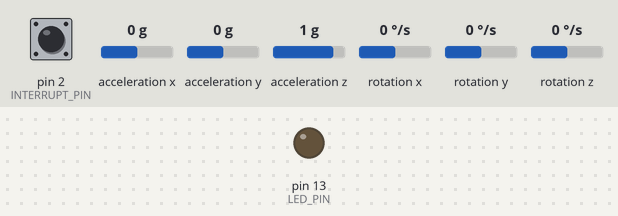
A sketch run on a simulated Arduino Leonardo, built with avr-gcc and run on an emulated ATmega32U4. Shown: output pins drawn as LEDs (lit = HIGH). The test bench sets the inputs (shaded band); at power-on: pin 2 (INTERRUPT_PIN) LOW, acceleration x 0 g, acceleration y 0 g, acceleration z 1 g, rotation x 0 °/s, rotation y 0 °/s, rotation z 0 °/s. The ROS host is connected and sends only what is stated; the sensor or clock chip raises its interrupt line as the real part does.

Above: at 0.1 s.
At 39.46 s:
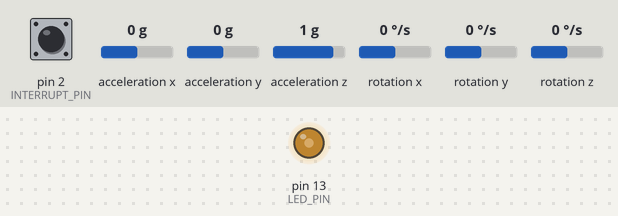
Timing chart, 0 to 40.0 s (numbered marks = the images above):
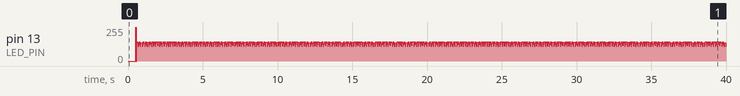

The sketch:

imu_ros.ino
```cpp
// I2C device class (I2Cdev) demonstration Arduino sketch for MPU6050 class using DMP (MotionApps v2.0)
// 6/21/2012 by Jeff Rowberg <jeff@rowberg.net>
// Updates should (hopefully) always be available at https://github.com/jrowberg/i2cdevlib
//
// Changelog:
//      2019-07-08 - Added Auto Calibration and offset generator
//		   - and altered FIFO retrieval sequence to avoid using blocking code
//      2016-04-18 - Eliminated a potential infinite loop
//      2013-05-08 - added seamless Fastwire support
//                 - added note about gyro calibration
//      2012-06-21 - added note about Arduino 1.0.1 + Leonardo compatibility error
//      2012-06-20 - improved FIFO overflow handling and simplified read process
//      2012-06-19 - completely rearranged DMP initialization code and simplification
//      2012-06-13 - pull gyro and accel data from FIFO packet instead of reading directly
//      2012-06-09 - fix broken FIFO read sequence and change interrupt detection to RISING
//      2012-06-05 - add gravity-compensated initial reference frame acceleration output
//                 - add 3D math helper file to DMP6 example sketch
//                 - add Euler output and Yaw/Pitch/Roll output formats
//      2012-06-04 - remove accel offset clearing for better results (thanks Sungon Lee)
//      2012-06-01 - fixed gyro sensitivity to be 2000 deg/sec instead of 250
//      2012-05-30 - basic DMP initialization working

/* ============================================
I2Cdev device library code is placed under the MIT license
Copyright (c) 2012 Jeff Rowberg

Permission is hereby granted, free of charge, to any person obtaining a copy
of this software and associated documentation files (the "Software"), to deal
in the Software without restriction, including without limitation the rights
to use, copy, modify, merge, publish, distribute, sublicense, and/or sell
copies of the Software, and to permit persons to whom the Software is
furnished to do so, subject to the following conditions:

The above copyright notice and this permission notice shall be included in
all copies or substantial portions of the Software.

THE SOFTWARE IS PROVIDED "AS IS", WITHOUT WARRANTY OF ANY KIND, EXPRESS OR
IMPLIED, INCLUDING BUT NOT LIMITED TO THE WARRANTIES OF MERCHANTABILITY,
FITNESS FOR A PARTICULAR PURPOSE AND NONINFRINGEMENT. IN NO EVENT SHALL THE
AUTHORS OR COPYRIGHT HOLDERS BE LIABLE FOR ANY CLAIM, DAMAGES OR OTHER
LIABILITY, WHETHER IN AN ACTION OF CONTRACT, TORT OR OTHERWISE, ARISING FROM,
OUT OF OR IN CONNECTION WITH THE SOFTWARE OR THE USE OR OTHER DEALINGS IN
THE SOFTWARE.
===============================================
*/

//////////////////    ROS    ///////////////////////////
#include <ros.h>
#include <std_msgs/Float32.h>
#include <geometry_msgs/Vector3.h>  //<--delete this if computing power is not enough

ros::NodeHandle  nh;

geometry_msgs::Vector3 pose_msg;    //<--delete this if computing power is not enough
ros::Publisher pose_pub("imu_pose", &pose_msg);   //<--delete this if computing power is not enough

unsigned long previousMillis = 0;
const long interval = 1000;
//////////////////    ROS    ///////////////////////////

// I2Cdev and MPU6050 must be installed as libraries, or else the .cpp/.h files
// for both classes must be in the include path of your project
#include "I2Cdev.h"

#include "MPU6050_6Axis_MotionApps20.h"
//#include "MPU6050.h" // not necessary if using MotionApps include file

// Arduino Wire library is required if I2Cdev I2CDEV_ARDUINO_WIRE implementation
// is used in I2Cdev.h
#if I2CDEV_IMPLEMENTATION == I2CDEV_ARDUINO_WIRE
    #include "Wire.h"
#endif

// class default I2C address is 0x68
// specific I2C addresses may be passed as a parameter here
// AD0 low = 0x68 (default for SparkFun breakout and InvenSense evaluation board)
// AD0 high = 0x69
MPU6050 mpu;
//MPU6050 mpu(0x69); // <-- use for AD0 high

/* =========================================================================
   NOTE: In addition to connection 3.3v, GND, SDA, and SCL, this sketch
   depends on the MPU-6050's INT pin being connected to the Arduino's
   external interrupt #0 pin. On the Arduino Uno and Mega 2560, this is
   digital I/O pin 2.
 * ========================================================================= */

/* =========================================================================
   NOTE: Arduino v1.0.1 with the Leonardo board generates a compile error
   when using Serial.write(buf, len). The Teapot output uses this method.
   The solution requires a modification to the Arduino USBAPI.h file, which
   is fortunately simple, but annoying. This will be fixed in the next IDE
   release. For more info, see these links:

   http://arduino.cc/forum/index.php/topic,109987.0.html
   http://code.google.com/p/arduino/issues/detail?id=958
 * ========================================================================= */


// uncomment "OUTPUT_READABLE_QUATERNION" if you want to see the actual
// quaternion components in a [w, x, y, z] format (not best for parsing
// on a remote host such as Processing or something though)
//#define OUTPUT_READABLE_QUATERNION

// uncomment "OUTPUT_READABLE_EULER" if you want to see Euler angles
// (in degrees) calculated from the quaternions coming from the FIFO.
// Note that Euler angles suffer from gimbal lock (for more info, see
// http://en.wikipedia.org/wiki/Gimbal_lock)
//#define OUTPUT_READABLE_EULER

// uncomment "OUTPUT_READABLE_YAWPITCHROLL" if you want to see the yaw/
// pitch/roll angles (in degrees) calculated from the quaternions coming
// from the FIFO. Note this also requires gravity vector calculations.
// Also note that yaw/pitch/roll angles suffer from gimbal lock (for
// more info, see: http://en.wikipedia.org/wiki/Gimbal_lock)
#define OUTPUT_READABLE_YAWPITCHROLL

// uncomment "OUTPUT_READABLE_REALACCEL" if you want to see acceleration
// components with gravity removed. This acceleration reference frame is
// not compensated for orientation, so +X is always +X according to the
// sensor, just without the effects of gravity. If you want acceleration
// compensated for orientation, us OUTPUT_READABLE_WORLDACCEL instead.
//#define OUTPUT_READABLE_REALACCEL

// uncomment "OUTPUT_READABLE_WORLDACCEL" if you want to see acceleration
// components with gravity removed and adjusted for the world frame of
// reference (yaw is relative to initial orientation, since no magnetometer
// is present in this case). Could be quite handy in some cases.
//#define OUTPUT_READABLE_WORLDACCEL

// uncomment "OUTPUT_TEAPOT" if you want output that matches the
// format used for the InvenSense teapot demo
//#define OUTPUT_TEAPOT


#define INTERRUPT_PIN 2  // use pin 2 on Arduino Uno & most boards
#define LED_PIN 13 // (Arduino is 13, Teensy is 11, Teensy++ is 6)
bool blinkState = false;

// MPU control/status vars
bool dmpReady = false;  // set true if DMP init was successful
uint8_t mpuIntStatus;   // holds actual interrupt status byte from MPU
uint8_t devStatus;      // return status after each device operation (0 = success, !0 = error)
uint16_t packetSize;    // expected DMP packet size (default is 42 bytes)
uint16_t fifoCount;     // count of all bytes currently in FIFO
uint8_t fifoBuffer[64]; // FIFO storage buffer

// orientation/motion vars
Quaternion q;           // [w, x, y, z]         quaternion container
VectorInt16 aa;         // [x, y, z]            accel sensor measurements
VectorInt16 aaReal;     // [x, y, z]            gravity-free accel sensor measurements
VectorInt16 aaWorld;    // [x, y, z]            world-frame accel sensor measurements
VectorFloat gravity;    // [x, y, z]            gravity vector
float euler[3];         // [psi, theta, phi]    Euler angle container
float ypr[3];           // [yaw, pitch, roll]   yaw/pitch/roll container and gravity vector

// packet structure for InvenSense teapot demo
uint8_t teapotPacket[14] = { '$', 0x02, 0,0, 0,0, 0,0, 0,0, 0x00, 0x00, '\r', '\n' };


// ================================================================
// ===               INTERRUPT DETECTION ROUTINE                ===
// ================================================================

volatile bool mpuInterrupt = false;     // indicates whether MPU interrupt pin has gone high
void dmpDataReady() {
    mpuInterrupt = true;
}


// ================================================================
// ===                      INITIAL SETUP                       ===
// ================================================================

void setup() {

    //////////////////    ROS    ///////////////////////////
    nh.initNode();
    nh.advertise(pose_pub);   //<--delete this if computing power is not enough
    //////////////////    ROS    ///////////////////////////

    // join I2C bus (I2Cdev library doesn't do this automatically)
    #if I2CDEV_IMPLEMENTATION == I2CDEV_ARDUINO_WIRE
        Wire.begin();
        Wire.setClock(400000); // 400kHz I2C clock. Comment this line if having compilation difficulties
    #elif I2CDEV_IMPLEMENTATION == I2CDEV_BUILTIN_FASTWIRE
        Fastwire::setup(400, true);
    #endif

    // initialize serial communication
    // (115200 chosen because it is required for Teapot Demo output, but it's
    // really up to you depending on your project)
    Serial.begin(57600);
//    while (!Serial); // wait for Leonardo enumeration, others continue immediately

    // NOTE: 8MHz or slower host processors, like the Teensy @ 3.3V or Arduino
    // Pro Mini running at 3.3V, cannot handle this baud rate reliably due to
    // the baud timing being too misaligned with processor ticks. You must use
    // 38400 or slower in these cases, or use some kind of external separate
    // crystal solution for the UART timer.

    // initialize device
//    Serial.println(F("Initializing I2C devices..."));
    mpu.initialize();
    pinMode(INTERRUPT_PIN, INPUT);

    // verify connection
//    Serial.println(F("Testing device connections..."));
//    Serial.println(mpu.testConnection() ? F("MPU6050 connection successful") : F("MPU6050 connection failed"));

    // wait for ready
//    Serial.println(F("\nSend any character to begin DMP programming and demo: "));
//    while (Serial.available() && Serial.read()); // empty buffer
//    while (!Serial.available());                 // wait for data
//    while (Serial.available() && Serial.read()); // empty buffer again

    // load and configure the DMP
//    Serial.println(F("Initializing DMP..."));
    devStatus = mpu.dmpInitialize();

    // supply your own gyro offsets here, scaled for min sensitivity
    mpu.setXGyroOffset(220);
    mpu.setYGyroOffset(76);
    mpu.setZGyroOffset(-85);
    mpu.setZAccelOffset(1788); // 1688 factory default for my test chip

    mpu.setDMPEnabled(true);
    digitalPinToInterrupt(INTERRUPT_PIN);
    attachInterrupt(digitalPinToInterrupt(INTERRUPT_PIN), dmpDataReady, RISING);
    mpuIntStatus = mpu.getIntStatus();
    dmpReady = true;
    packetSize = mpu.dmpGetFIFOPacketSize();

//    // make sure it worked (returns 0 if so)
//    if (devStatus == 0) {
//        // Calibration Time: generate offsets and calibrate our MPU6050
//        mpu.CalibrateAccel(6);
//        mpu.CalibrateGyro(6);
//        mpu.PrintActiveOffsets();
//        // turn on the DMP, now that it's ready
//        Serial.println(F("Enabling DMP..."));
//        mpu.setDMPEnabled(true);
//
//        // enable Arduino interrupt detection
//        Serial.print(F("Enabling interrupt detection (Arduino external interrupt "));
//        Serial.print(digitalPinToInterrupt(INTERRUPT_PIN));
//        Serial.println(F(")..."));
//        attachInterrupt(digitalPinToInterrupt(INTERRUPT_PIN), dmpDataReady, RISING);
//        mpuIntStatus = mpu.getIntStatus();
//
//        // set our DMP Ready flag so the main loop() function knows it's okay to use it
//        Serial.println(F("DMP ready! Waiting for first interrupt..."));
//        dmpReady = true;
//
//        // get expected DMP packet size for later comparison
//        packetSize = mpu.dmpGetFIFOPacketSize();
//    } else {
//        // ERROR!
//        // 1 = initial memory load failed
//        // 2 = DMP configuration updates failed
//        // (if it's going to break, usually the code will be 1)
//        Serial.print(F("DMP Initialization failed (code "));
//        Serial.print(devStatus);
//        Serial.println(F(")"));
//    }

    // configure LED for output
    pinMode(LED_PIN, OUTPUT);
}


// ================================================================
// ===                    MAIN PROGRAM LOOP                     ===
// ================================================================

void loop() {
    // if programming failed, don't try to do anything
    if (!dmpReady) return;
    // read a packet from FIFO
    if (mpu.dmpGetCurrentFIFOPacket(fifoBuffer)) { // Get the Latest packet
        #ifdef OUTPUT_READABLE_QUATERNION
            // display quaternion values in easy matrix form: w x y z
            mpu.dmpGetQuaternion(&q, fifoBuffer);
            Serial.print("quat\t");
            Serial.print(q.w);
            Serial.print("\t");
            Serial.print(q.x);
            Serial.print("\t");
            Serial.print(q.y);
            Serial.print("\t");
            Serial.println(q.z);
        #endif

        #ifdef OUTPUT_READABLE_EULER
            // display Euler angles in degrees
            mpu.dmpGetQuaternion(&q, fifoBuffer);
            mpu.dmpGetEuler(euler, &q);
            Serial.print("euler\t");
            Serial.print(euler[0] * 180/M_PI);
            Serial.print("\t");
            Serial.print(euler[1] * 180/M_PI);
            Serial.print("\t");
            Serial.println(euler[2] * 180/M_PI);
        #endif

        #ifdef OUTPUT_READABLE_YAWPITCHROLL
            // display Euler angles in degrees
            mpu.dmpGetQuaternion(&q, fifoBuffer);
            mpu.dmpGetGravity(&gravity, &q);
            mpu.dmpGetYawPitchRoll(ypr, &q, &gravity);

            //////////////////    ROS    ///////////////////////////
            pose_msg.x = ypr[0] * 180/M_PI;    //<--delete this if computing power is not enough
            pose_msg.y = ypr[1] * 180/M_PI;    //<--delete this if computing power is not enough
            pose_msg.z = ypr[2] * 180/M_PI;    //<--delete this if computing power is not enough

//            Serial.print("ypr\t");
//            Serial.print(pose_msg.x);
//            Serial.print("\t");
//            Serial.print(pose_msg.y);
//            Serial.print("\t");
//            Serial.println(pose_msg.z);
            //////////////////    ROS    ///////////////////////////

        #endif

        #ifdef OUTPUT_READABLE_REALACCEL
            // display real acceleration, adjusted to remove gravity
            mpu.dmpGetQuaternion(&q, fifoBuffer);
            mpu.dmpGetAccel(&aa, fifoBuffer);
            mpu.dmpGetGravity(&gravity, &q);
            mpu.dmpGetLinearAccel(&aaReal, &aa, &gravity);
            Serial.print("areal\t");
            Serial.print(aaReal.x);
            Serial.print("\t");
            Serial.print(aaReal.y);
            Serial.print("\t");
            Serial.println(aaReal.z);
        #endif

        #ifdef OUTPUT_READABLE_WORLDACCEL
            // display initial world-frame acceleration, adjusted to remove gravity
            // and rotated based on known orientation from quaternion
            mpu.dmpGetQuaternion(&q, fifoBuffer);
            mpu.dmpGetAccel(&aa, fifoBuffer);
            mpu.dmpGetGravity(&gravity, &q);
            mpu.dmpGetLinearAccel(&aaReal, &aa, &gravity);
            mpu.dmpGetLinearAccelInWorld(&aaWorld, &aaReal, &q);
            Serial.print("aworld\t");
            Serial.print(aaWorld.x);
            Serial.print("\t");
            Serial.print(aaWorld.y);
            Serial.print("\t");
            Serial.println(aaWorld.z);
        #endif

        #ifdef OUTPUT_TEAPOT
            // display quaternion values in InvenSense Teapot demo format:
            teapotPacket[2] = fifoBuffer[0];
            teapotPacket[3] = fifoBuffer[1];
            teapotPacket[4] = fifoBuffer[4];
            teapotPacket[5] = fifoBuffer[5];
            teapotPacket[6] = fifoBuffer[8];
            teapotPacket[7] = fifoBuffer[9];
            teapotPacket[8] = fifoBuffer[12];
            teapotPacket[9] = fifoBuffer[13];
            Serial.write(teapotPacket, 14);
            teapotPacket[11]++; // packetCount, loops at 0xFF on purpose
        #endif

        // blink LED to indicate activity
        blinkState = !blinkState;
        digitalWrite(LED_PIN, blinkState);
    }

//    Serial.flush();

    //////////////////    ROS    ///////////////////////////
    unsigned long currentMillis = millis();
    if (currentMillis - previousMillis >= interval) {
      previousMillis = currentMillis;

      pose_pub.publish( &pose_msg );    //<--delete this if computing power is not enough

      nh.spinOnce();

    }
    //////////////////    ROS    ///////////////////////////
}
```
